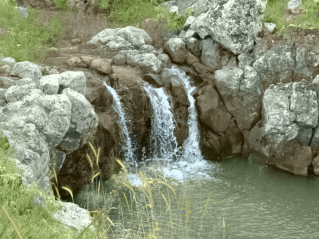
#> input picture colorization/colorization_using_optimization/images/official/waterfall_res.bmp, 319 x 239 px
$ python make_gray.py
#> lines starting #> are read from the running program, lines starting #| are printed output that depends on the picture
import os
import cv2


one = cv2.imread("waterfall_res.bmp")
#> one is the input picture: shape (239, 319, 3); mean B, G, R 113.2, 139.6, 132.3
cv2.imwrite("waterfall_input.bmp", cv2.cvtColor(one, cv2.COLOR_BGR2GRAY))
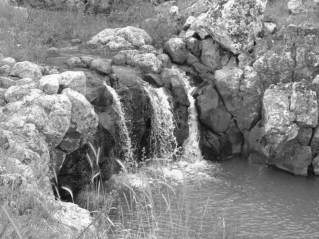
#> saved as waterfall_input.bmp: shape (239, 319); min 14, max 250, mean 134.3

$ run again, with colorization/colorization_using_optimization/images/official/cats_m.bmp copied over colorization/colorization_using_optimization/images/official/waterfall_res.bmp
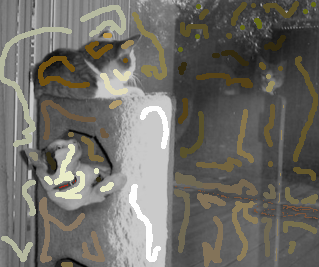
#> input picture colorization/colorization_using_optimization/images/official/cats_m.bmp, 319 x 267 px
#> one is the input picture: shape (267, 319, 3); mean B, G, R 102.3, 108.5, 110.4
#> `cv2.imwrite("waterfall_input.bmp", cv2.cvtColor(one, cv2.COLOR_BGR2GRA..`:
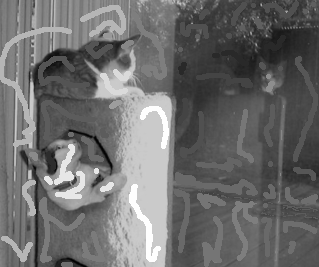
#> saved as waterfall_input.bmp: shape (267, 319); min 2, max 254, mean 108.4
